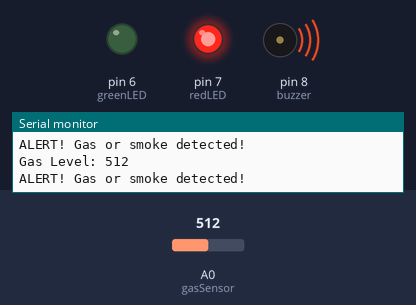
The sketch below on a simulated Arduino Uno, built with avr-gcc and run on an emulated ATmega328P. On the bench: output pins drawn as LEDs (lit = HIGH), buzzer (waves = sounding, pin HIGH), the last lines printed to the serial monitor. Inputs (shaded band) come from the test bench; at power-on: A0 (gasSensor) = 512.

Above: at 1.8 s.
1.9 s: A0 (gasSensor) set to 407
3.4 s: A0 (gasSensor) set to 385
At 5.2 s:
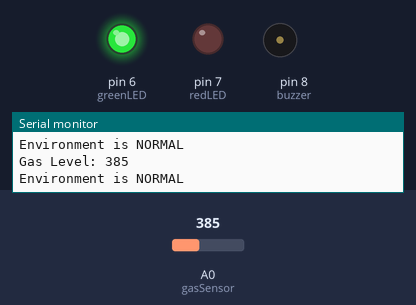
5.5 s: A0 (gasSensor) set to 410
At 6.9 s:
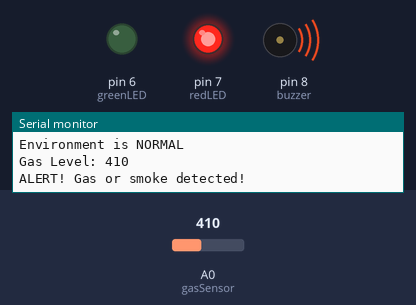
7.5 s: A0 (gasSensor) set to 390
At 8.4 s:
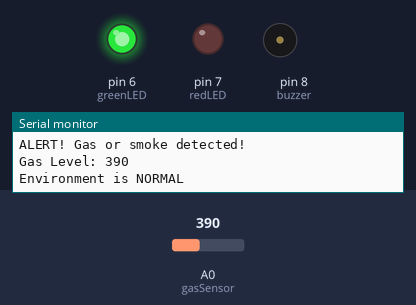
Timing chart, 0 to 10.5 s (numbered marks = the images above; inputs shaded):
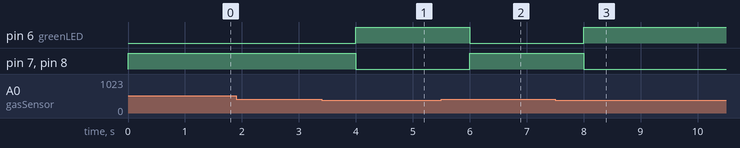

The sketch:

Gas_detection.ino
```cpp
int gasSensor = A0;
int greenLED = 6;
int redLED = 7;
int buzzer = 8;
int gasLimit = 400;

void setup() {

  Serial.begin(9600);
  pinMode(gasSensor, INPUT);
  pinMode(greenLED, OUTPUT);
  pinMode(redLED, OUTPUT);
  pinMode(buzzer, OUTPUT);

}

void loop() {

  // Read gas sensor
  int gasValue = analogRead(gasSensor);

  // Display sensor reading
  Serial.print("Gas Level: ");
  Serial.println(gasValue);

  // Check gas level
  if (gasValue > gasLimit) {

    digitalWrite(redLED, HIGH);
    digitalWrite(greenLED, LOW);
    digitalWrite(buzzer, HIGH);

    Serial.println("ALERT! Gas or smoke detected!");
  }

  else {

    digitalWrite(redLED, LOW);
    digitalWrite(greenLED, HIGH);
    digitalWrite(buzzer, LOW);

    Serial.println("Environment is NORMAL");

  }

  delay(1000);

}
```

Measured:
- the behaviour switches between 401 and 400 on A0 (gasSensor) (found by bisection; images 0 and 1)
- after the input at 3.4 s, pin 6 (greenLED): LOW → HIGH after 0.60 s; pin 7 (redLED), pin 8 (buzzer): HIGH → LOW after 0.60 s
- after the input at 5.5 s, pin 6 (greenLED): HIGH → LOW after 0.50 s; pin 7 (redLED), pin 8 (buzzer): LOW → HIGH after 0.50 s
- after the input at 7.5 s, pin 6 (greenLED): LOW → HIGH after 0.51 s; pin 7 (redLED), pin 8 (buzzer): HIGH → LOW after 0.51 s
